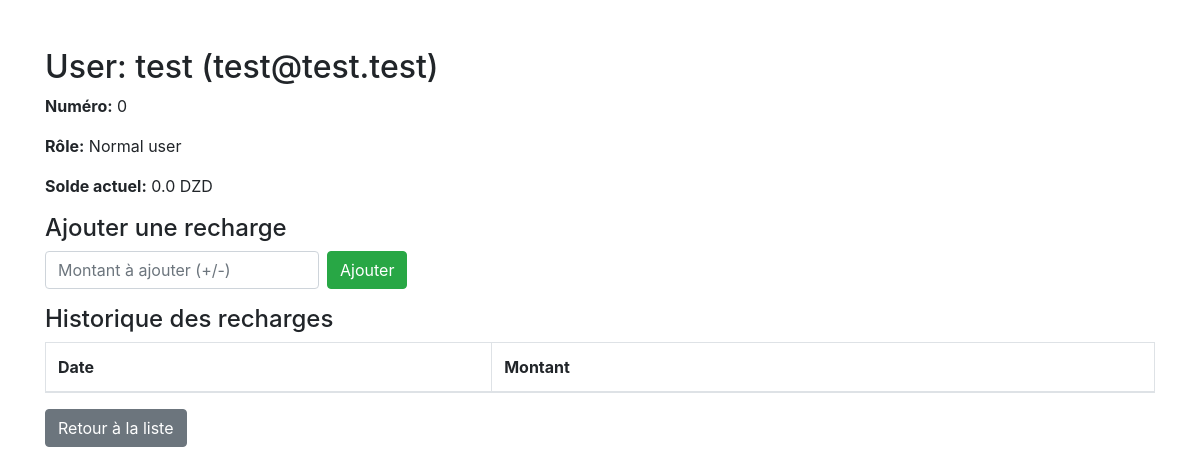
The page /admin/users/2 on the database as committed earlier.
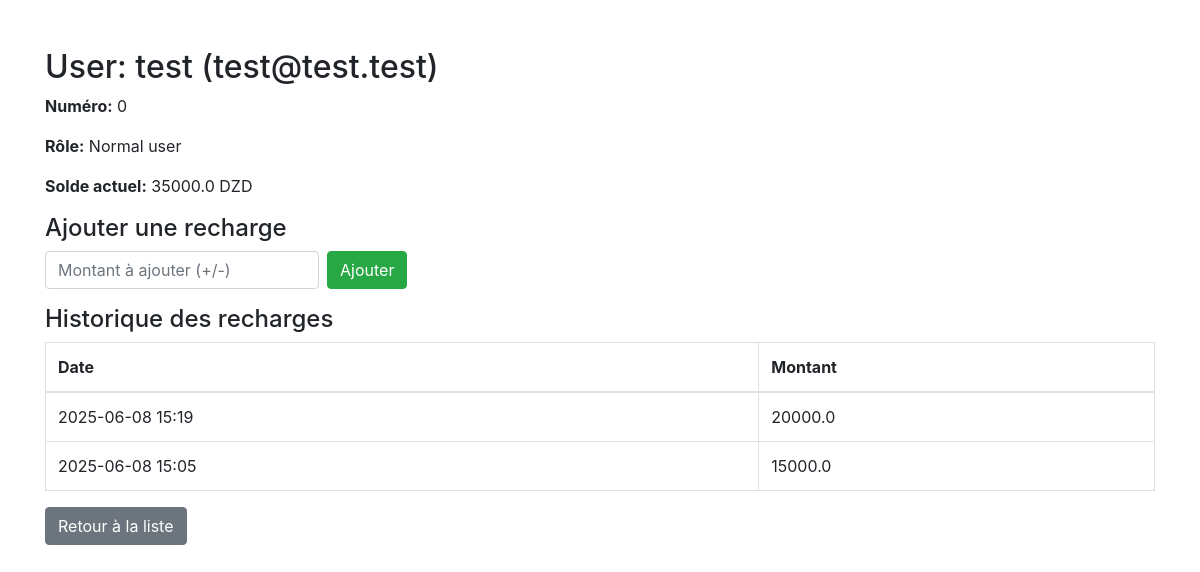
The same page on the database as committed later.
### models.py (models this page shows)
class Recharge(db.Model):   #ychof + ymodifier
    __tablename__ = 'recharges'
    id = db.Column(db.Integer, primary_key=True)
    user_id = db.Column(db.Integer, db.ForeignKey('users.id'), nullable=False)
    amount = db.Column(db.Float, nullable=False)
    date = db.Column(db.DateTime, default=datetime.utcnow)

### admin_blueprint.py (the view)
@admin_bp.route('/users/<int:user_id>')
def user_detail(user_id):
    user = get_user_by_id(user_id)
    if not user:
        return "User not found", 404
    balance = get_user_balance(user_id)
    recharges = get_user_recharges(user_id)
    return render_template('user_detail.html', user=user, balance=balance, recharges=recharges)

### data_access1.py (called while the page is built)
def get_user_balance(user_id):
    user = User.query.get(user_id)
    if not user:
        return 0.0
    total_recharge = db.session.query(db.func.sum(Recharge.amount)).filter_by(user_id=user_id).scalar() or 0.0
    return user.balance + total_recharge

def get_user_by_id(user_id):
    return User.query.get(user_id)

def get_user_recharges(user_id):
    return Recharge.query.filter_by(user_id=user_id).order_by(Recharge.date.desc()).all()

### templates/user_detail.html (shortened to what this page needs)
<!DOCTYPE html>
<html lang="en">
<head>
    <link rel="stylesheet" href="https://stackpath.bootstrapcdn.com/bootstrap/4.5.2/css/bootstrap.min.css">
</head>
<body>
<div class="container mt-5">
    <h2>User: {{ user.name }} ({{ user.email }})</h2>
    <p><strong>Numéro:</strong> {{ user.number }}</p>
    <p><strong>Rôle:</strong> {{ user.role }}</p>
    <p><strong>Solde actuel:</strong> {{ balance }} DZD</p>
    <h4>Ajouter une recharge</h4>
    <form method="post" action="{{ url_for('admin_bp.update_balance', user_id=user.id) }}" class="form-inline mb-3">
        <input type="number" step="0.01" name="balance" class="form-control mr-2" placeholder="Montant à ajouter (+/-)">
        <button type="submit" class="btn btn-success">Ajouter</button>
    </form>
    <h4>Historique des recharges</h4>
    <table class="table table-bordered">
        <thead>
            <tr>
                <th>Date</th>
                <th>Montant</th>
            </tr>
        </thead>
        <tbody>
            {% for recharge in recharges %}
            <tr>
                <td>{{ recharge.date.strftime('%Y-%m-%d %H:%M') }}</td>
                <td>{{ recharge.amount }}</td>
            </tr>
            {% endfor %}
        </tbody>
    </table>
    <a href="{{ url_for('admin_bp.users_page') }}" class="btn btn-secondary">Retour à la liste</a>
</div>
</body>
</html>

Rows that differ between the two databases and show on the page:
added Recharge: date "2025-06-08 15:19", amount "20000.0"
added Recharge: date "2025-06-08 15:05", amount "15000.0"
Other text that changed with them:
{{ balance }}: "0.0" → "35000.0"
